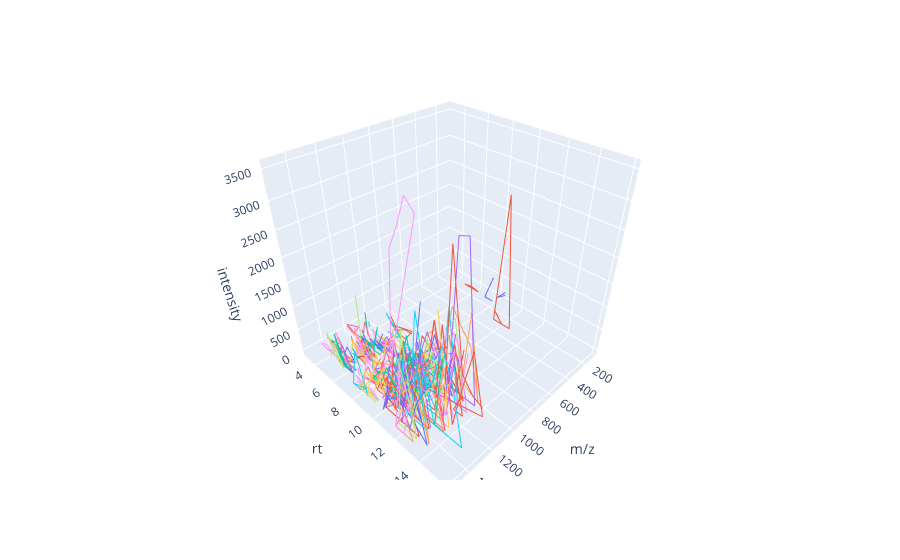

The notebook cell this image was saved under:
### Code cell
df = plot_features_3D(feature_map, plottype="line")
